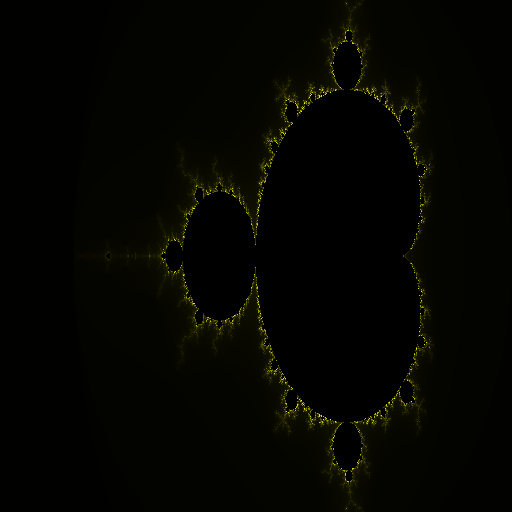

The script that saved this image:

'''
investigate mandelbrout fractal 
feel comfortable manipulating pixels 

For each pixel (Px, Py) on the screen, do:
{
  x0 = scaled x coordinate of pixel (scaled to lie in the Mandelbrot X scale (-2.5, 1))
  y0 = scaled y coordinate of pixel (scaled to lie in the Mandelbrot Y scale (-1, 1))
  x = 0.0
  y = 0.0
  iteration = 0
  max_iteration = 1000
  while (x*x + y*y < 2*2  AND  iteration < max_iteration) {
    xtemp = x*x - y*y + x0
    y = 2*x*y + y0
    x = xtemp
    iteration = iteration + 1
  }
  color = palette[iteration]
  plot(Px, Py, color)
}
wikipedia.org
'''


from PIL import Image
import random
import math
import sys


# -2.5 +  3.5 * px
#         ---
#.        511

#  0    1            256                   511
# -2.5  -2.49       -0.75                   1
#points = int(sys.argv[1]) 
imgx = 512 
imgy = 512 

image = Image.new("RGB",(imgx,imgy))

for Px in range(imgx):
	print( str(Px*100.00/imgx) + "%")
	for Py in range(imgy):

		x0 = (3.5/511)* Px + (-2.5) 
		y0= (2/511) * Py + (-1)
		x = 0.0
		y = 0.0
		iteration = 0 
		max_iteration = 1000
		while (x*x + y*y < 2*2) and iteration < max_iteration:
			xtemp = x*x - y*y + x0
			y = 2*x*y + y0
			x = xtemp 
			iteration = iteration + 1 
		colorR = iteration%250
		colorG = iteration%250
		colorB = 0
		image.putpixel((Px,Py),(colorR, colorG, colorB))

image.save("mandelbrout.png", "PNG")
